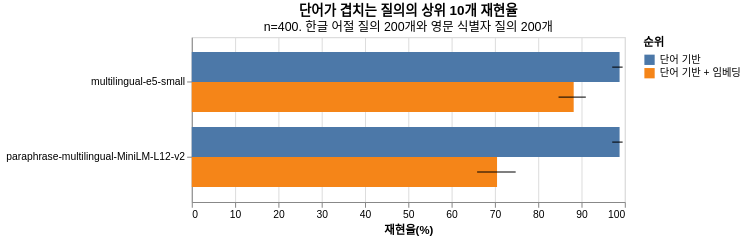

The Vega-Lite source for this figure:
### Vega-Lite specification from a JSON file in a GitHub repository (floating-point values rounded to 4 significant figures)
{"$schema": "https://vega.github.io/schema/vega-lite/v5.json", "title": {"text": "단어가 겹치는 질의의 상위 10개 재현율", "subtitle": "n=400. 한글 어절 질의 200개와 영문 식별자 질의 200개"}, "width": 420, "height": 160, "data": {"values": [{"model": "multilingual-e5-small", "ranking": "단어 기반", "value": 98.8, "lo": 97.1, "hi": 99.5}, {"model": "multilingual-e5-small", "ranking": "단어 기반 + 임베딩", "value": 88.2, "lo": 84.7, "hi": 91.0}, {"model": "paraphrase-multilingual-MiniLM-L12-v2", "ranking": "단어 기반", "value": 98.8, "lo": 97.1, "hi": 99.5}, {"model": "paraphrase-multilingual-MiniLM-L12-v2", "ranking": "단어 기반 + 임베딩", "value": 70.5, "lo": 65.9, "hi": 74.8}]}, "layer": [{"mark": "bar", "encoding": {"x": {"field": "value", "type": "quantitative", "title": "재현율(%)", "scale": {"domain": [0, 100]}}, "y": {"field": "model", "type": "nominal", "title": null, "sort": null}, "yOffset": {"field": "ranking", "sort": ["단어 기반", "단어 기반 + 임베딩"]}, "color": {"field": "ranking", "type": "nominal", "title": "순위", "sort": ["단어 기반", "단어 기반 + 임베딩"]}}}, {"mark": "errorbar", "encoding": {"x": {"field": "lo", "type": "quantitative", "title": "재현율(%)"}, "x2": {"field": "hi"}, "y": {"field": "model", "type": "nominal", "title": null, "sort": null}, "yOffset": {"field": "ranking", "sort": ["단어 기반", "단어 기반 + 임베딩"]}}}]}
